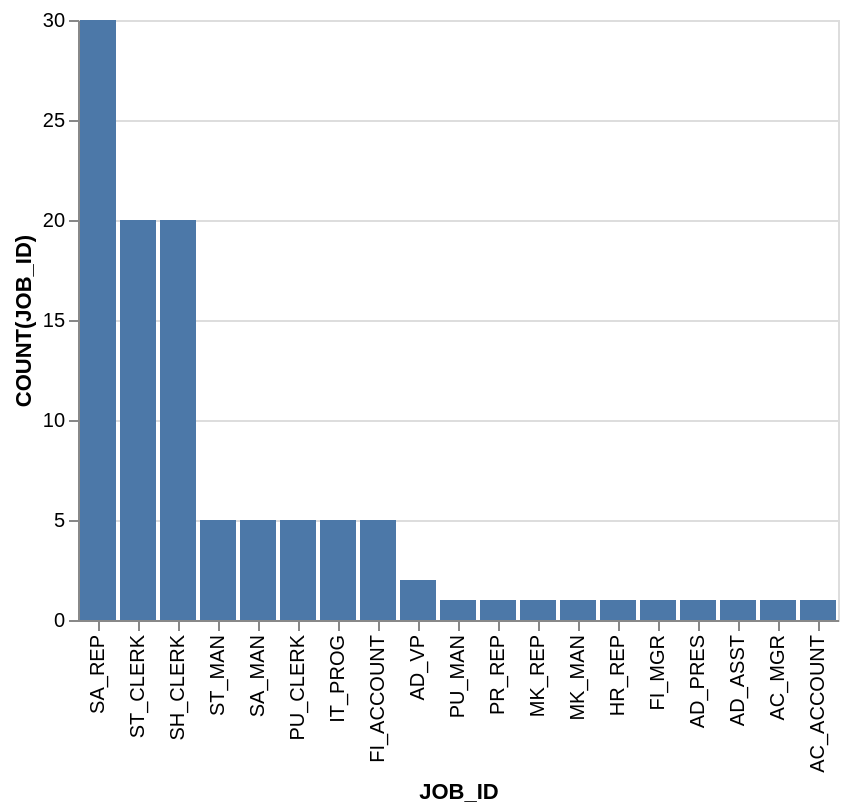

Vega-Lite specification stored for this chart:
### Vega-Lite specification from a JSON file in a GitHub repository (floating-point values rounded to 4 significant figures)
{"data": {"values": [{"x_data": "SA_REP", "y_data": 30}, {"x_data": "ST_CLERK", "y_data": 20}, {"x_data": "SH_CLERK", "y_data": 20}, {"x_data": "ST_MAN", "y_data": 5}, {"x_data": "SA_MAN", "y_data": 5}, {"x_data": "PU_CLERK", "y_data": 5}, {"x_data": "IT_PROG", "y_data": 5}, {"x_data": "FI_ACCOUNT", "y_data": 5}, {"x_data": "AD_VP", "y_data": 2}, {"x_data": "PU_MAN", "y_data": 1}, {"x_data": "PR_REP", "y_data": 1}, {"x_data": "MK_REP", "y_data": 1}, {"x_data": "MK_MAN", "y_data": 1}, {"x_data": "HR_REP", "y_data": 1}, {"x_data": "FI_MGR", "y_data": 1}, {"x_data": "AD_PRES", "y_data": 1}, {"x_data": "AD_ASST", "y_data": 1}, {"x_data": "AC_MGR", "y_data": 1}, {"x_data": "AC_ACCOUNT", "y_data": 1}]}, "mark": "bar", "encoding": {"x": {"field": "x_data", "type": "nominal", "title": "JOB_ID", "sort": {"op": "sum", "field": "y_data", "order": "descending"}}, "y": {"field": "y_data", "type": "quantitative", "title": "COUNT(JOB_ID)"}}}
